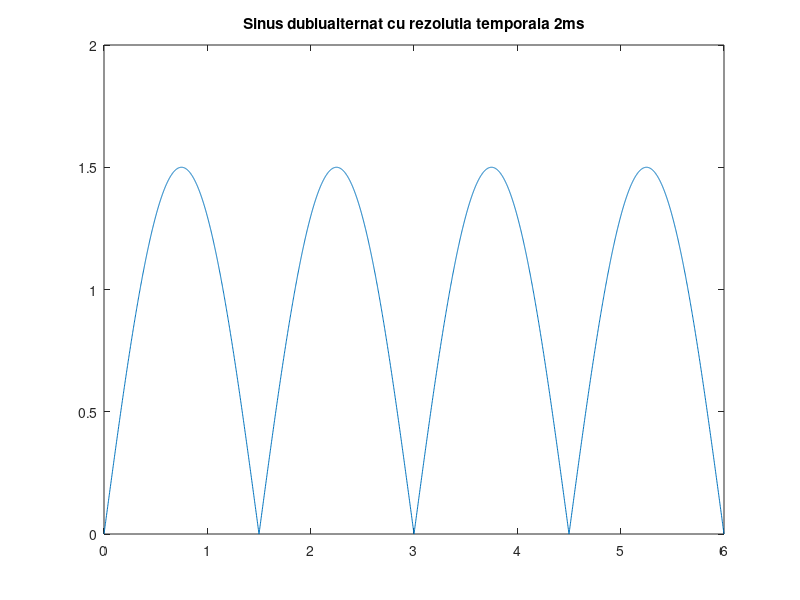
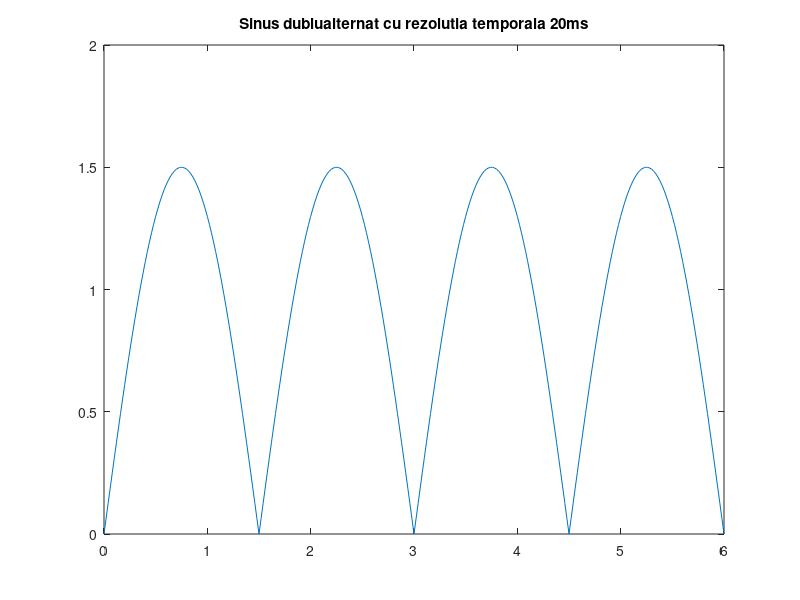
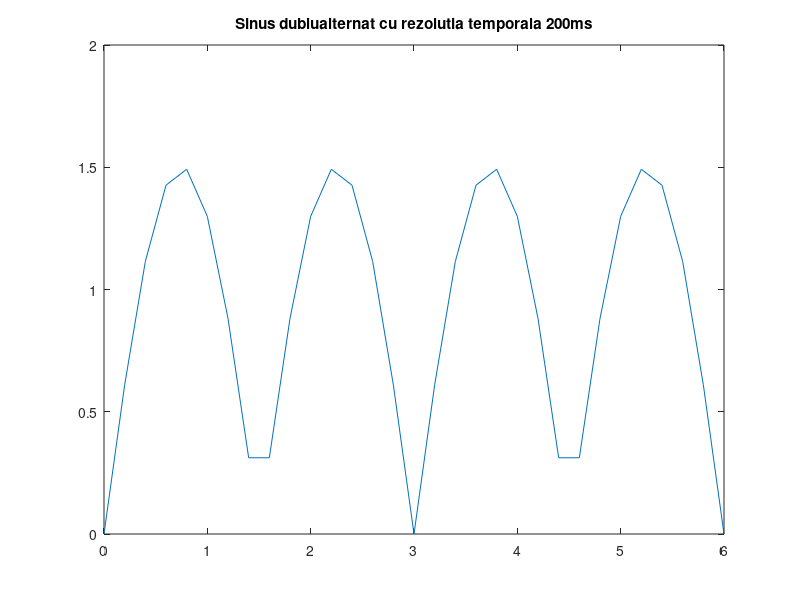

Write MATLAB code to recreate these figures, in order.
%%%Exercitiul 5:
%%Rezolutia temporara Ts=2ms
T=3;
Ts=2e-3;
t=0:Ts:2*T; %%Vom afisa 2 perioade 
y= abs(1.5*sin(2*pi*1/T*t)); %%Redresam dublu alternanta semnalul prin modul
figure
plot(t,y), title('Sinus dublualternat cu rezolutia temporala 2ms');
clear all;

%%Rezolutia temporara Ts=20ms
T=3;
Ts=2e-2;
t=0:Ts:2*T; %%Vom afisa 3 perioade 
y= abs(1.5*sin(2*pi*1/T*t)); %%Redresam dublu alternanta semnalul prin modul
figure
plot(t,y), title('Sinus dublualternat cu rezolutia temporala 20ms');
clear all;

%%Rezolutia temporara Ts=200ms
T=3;
Ts=2e-1;
t=0:Ts:2*T; %%Vom afisa 3 perioade 
y= abs(1.5*sin(2*pi*1/T*t)); %%Redresam dublu alternanta semnalul prin modul
figure
plot(t,y), title('Sinus dublualternat cu rezolutia temporala 200ms');
clear all;
